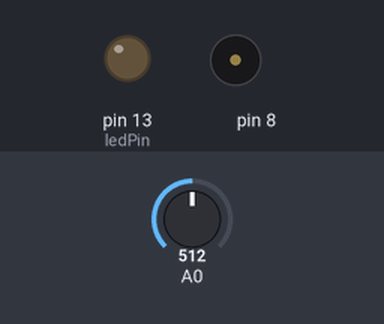
The sketch below on a simulated Arduino Uno, built with avr-gcc and run on an emulated ATmega328P. Parts: output pins drawn as LEDs (lit = HIGH), buzzer (waves = sounding). The test bench sets the inputs (shaded band); at power-on: A0 = 512.

Above: at 5.08 s.
Timing chart, 0 to 8.0 s (numbered marks = the images above):
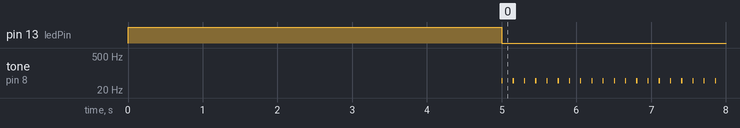

Measured:
- by itself, tone on pin 8: alternates 49 Hz for 0.02 s and silent for 0.14 s

The sketch:

sketch_Project6.ino
```cpp
int senVal;
int senLow = 1023;
int senHigh = 0;
const int ledPin = 13;

void setup(){
  pinMode(ledPin, OUTPUT);
  digitalWrite(ledPin,HIGH);
  while(millis() < 5000){
    senVal= analogRead(A0);
    if(senVal > senHigh){
      senHigh = senVal;
    }
    if(senVal < senLow){
      senLow = senVal;
    }
  }
  digitalWrite(ledPin, LOW);
}

void loop(){
  senVal = analogRead(A0);
  int pitch = map(senVal, senLow, senHigh, 50, 4000);
  tone(8,pitch,15);
  delay(150);
}
```
